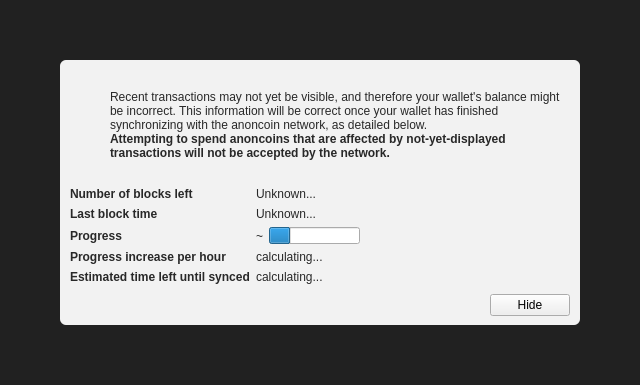
<?xml version="1.0" encoding="UTF-8"?>
<ui version="4.0">
 <class>ModalOverlay</class>
 <widget class="ModalOverlay" name="ModalOverlay">
  <property name="geometry">
   <rect>
    <x>0</x>
    <y>0</y>
    <width>640</width>
    <height>385</height>
   </rect>
  </property>
  <property name="windowTitle">
   <string>Form</string>
  </property>
  <layout class="QVBoxLayout" name="verticalLayout" stretch="0">
   <property name="sizeConstraint">
    <enum>QLayout::SetDefaultConstraint</enum>
   </property>
   <property name="leftMargin">
    <number>0</number>
   </property>
   <property name="topMargin">
    <number>0</number>
   </property>
   <property name="rightMargin">
    <number>0</number>
   </property>
   <property name="bottomMargin">
    <number>0</number>
   </property>
   <item>
    <widget class="QWidget" name="bgWidget" native="true">
     <property name="styleSheet">
      <string notr="true">#bgWidget { background: rgba(0,0,0,220); }</string>
     </property>
     <layout class="QVBoxLayout" name="verticalLayoutMain" stretch="1">
      <property name="leftMargin">
       <number>60</number>
      </property>
      <property name="topMargin">
       <number>60</number>
      </property>
      <property name="rightMargin">
       <number>60</number>
      </property>
      <property name="bottomMargin">
       <number>60</number>
      </property>
      <item>
       <widget class="QWidget" name="contentWidget" native="true">
        <property name="styleSheet">
         <string notr="true">#contentWidget { background: rgba(255,255,255,240); border-radius: 6px; }

QLabel { color: rgb(40,40,40);  }</string>
        </property>
        <layout class="QVBoxLayout" name="verticalLayoutSub" stretch="1,0,0,0">
         <property name="spacing">
          <number>0</number>
         </property>
         <property name="leftMargin">
          <number>10</number>
         </property>
         <property name="topMargin">
          <number>10</number>
         </property>
         <property name="rightMargin">
          <number>10</number>
         </property>
         <property name="bottomMargin">
          <number>10</number>
         </property>
         <item>
          <layout class="QHBoxLayout" name="horizontalLayoutIconText" stretch="0,1">
           <property name="topMargin">
            <number>20</number>
           </property>
           <item>
            <layout class="QVBoxLayout" name="verticalLayoutIcon">
             <property name="leftMargin">
              <number>0</number>
             </property>
             <item>
              <widget class="QPushButton" name="warningIcon">
               <property name="enabled">
                <bool>false</bool>
               </property>
               <property name="text">
                <string/>
               </property>
               <property name="icon">
                <iconset>
                 <normaloff>:/icons/warning</normaloff>
                 <disabledoff>:/icons/warning</disabledoff>:/icons/warning</iconset>
               </property>
               <property name="iconSize">
                <size>
                 <width>48</width>
                 <height>48</height>
                </size>
               </property>
               <property name="flat">
                <bool>true</bool>
               </property>
              </widget>
             </item>
             <item>
              <spacer name="verticalSpacerWarningIcon">
               <property name="orientation">
                <enum>Qt::Vertical</enum>
               </property>
               <property name="sizeHint" stdset="0">
                <size>
                 <width>20</width>
                 <height>40</height>
                </size>
               </property>
              </spacer>
             </item>
            </layout>
           </item>
           <item>
            <layout class="QVBoxLayout" name="verticalLayoutInfoText">
             <property name="leftMargin">
              <number>0</number>
             </property>
             <property name="topMargin">
              <number>0</number>
             </property>
             <item>
              <widget class="QLabel" name="infoText">
               <property name="text">
                <string>Recent transactions may not yet be visible, and therefore your wallet's balance might be incorrect. This information will be correct once your wallet has finished synchronizing with the anoncoin network, as detailed below.</string>
               </property>
               <property name="textFormat">
                <enum>Qt::RichText</enum>
               </property>
               <property name="wordWrap">
                <bool>true</bool>
               </property>
              </widget>
             </item>
             <item>
              <widget class="QLabel" name="infoTextStrong">
               <property name="font">
                <font>
                 <weight>75</weight>
                 <bold>true</bold>
                </font>
               </property>
               <property name="text">
                <string>Attempting to spend anoncoins that are affected by not-yet-displayed transactions will not be accepted by the network.</string>
               </property>
               <property name="textFormat">
                <enum>Qt::RichText</enum>
               </property>
               <property name="wordWrap">
                <bool>true</bool>
               </property>
              </widget>
             </item>
             <item>
              <spacer name="verticalSpacerInTextSpace">
               <property name="orientation">
                <enum>Qt::Vertical</enum>
               </property>
               <property name="sizeHint" stdset="0">
                <size>
                 <width>20</width>
                 <height>40</height>
                </size>
               </property>
              </spacer>
             </item>
            </layout>
           </item>
          </layout>
         </item>
         <item>
          <spacer name="verticalSpacerAfterText">
           <property name="orientation">
            <enum>Qt::Vertical</enum>
           </property>
           <property name="sizeHint" stdset="0">
            <size>
             <width>20</width>
             <height>40</height>
            </size>
           </property>
          </spacer>
         </item>
         <item>
          <layout class="QFormLayout" name="formLayout">
           <property name="fieldGrowthPolicy">
            <enum>QFormLayout::FieldsStayAtSizeHint</enum>
           </property>
           <property name="horizontalSpacing">
            <number>6</number>
           </property>
           <property name="verticalSpacing">
            <number>6</number>
           </property>
           <property name="topMargin">
            <number>10</number>
           </property>
           <item row="0" column="0">
            <widget class="QLabel" name="labelNumberOfBlocksLeft">
             <property name="font">
              <font>
               <weight>75</weight>
               <bold>true</bold>
              </font>
             </property>
             <property name="text">
              <string>Number of blocks left</string>
             </property>
            </widget>
           </item>
           <item row="0" column="1">
            <widget class="QLabel" name="numberOfBlocksLeft">
             <property name="text">
              <string>Unknown...</string>
             </property>
            </widget>
           </item>
           <item row="1" column="0">
            <widget class="QLabel" name="labelLastBlockTime">
             <property name="font">
              <font>
               <weight>75</weight>
               <bold>true</bold>
              </font>
             </property>
             <property name="text">
              <string>Last block time</string>
             </property>
            </widget>
           </item>
           <item row="1" column="1">
            <widget class="QLabel" name="newestBlockDate">
             <property name="sizePolicy">
              <sizepolicy hsizetype="Maximum" vsizetype="Preferred">
               <horstretch>0</horstretch>
               <verstretch>0</verstretch>
              </sizepolicy>
             </property>
             <property name="text">
              <string>Unknown...</string>
             </property>
            </widget>
           </item>
           <item row="2" column="0">
            <widget class="QLabel" name="labelSyncDone">
             <property name="font">
              <font>
               <weight>75</weight>
               <bold>true</bold>
              </font>
             </property>
             <property name="text">
              <string>Progress</string>
             </property>
            </widget>
           </item>
           <item row="2" column="1">
            <layout class="QHBoxLayout" name="horizontalLayoutSync" stretch="0,1">
             <item>
              <widget class="QLabel" name="percentageProgress">
               <property name="text">
                <string notr="true">~</string>
               </property>
              </widget>
             </item>
             <item>
              <widget class="QProgressBar" name="progressBar">
               <property name="value">
                <number>24</number>
               </property>
               <property name="format">
                <string/>
               </property>
              </widget>
             </item>
            </layout>
           </item>
           <item row="4" column="0">
            <widget class="QLabel" name="labelProgressIncrease">
             <property name="font">
              <font>
               <weight>75</weight>
               <bold>true</bold>
              </font>
             </property>
             <property name="text">
              <string>Progress increase per hour</string>
             </property>
            </widget>
           </item>
           <item row="4" column="1">
            <widget class="QLabel" name="progressIncreasePerH">
             <property name="text">
              <string>calculating...</string>
             </property>
            </widget>
           </item>
           <item row="5" column="0">
            <widget class="QLabel" name="labelEstimatedTimeLeft">
             <property name="font">
              <font>
               <weight>75</weight>
               <bold>true</bold>
              </font>
             </property>
             <property name="text">
              <string>Estimated time left until synced</string>
             </property>
            </widget>
           </item>
           <item row="5" column="1">
            <widget class="QLabel" name="expectedTimeLeft">
             <property name="text">
              <string>calculating...</string>
             </property>
            </widget>
           </item>
          </layout>
         </item>
         <item>
          <layout class="QHBoxLayout" name="horizontalLayoutButtons">
           <property name="leftMargin">
            <number>10</number>
           </property>
           <property name="topMargin">
            <number>10</number>
           </property>
           <item>
            <spacer name="horizontalSpacer">
             <property name="orientation">
              <enum>Qt::Horizontal</enum>
             </property>
             <property name="sizeHint" stdset="0">
              <size>
               <width>40</width>
               <height>20</height>
              </size>
             </property>
            </spacer>
           </item>
           <item>
            <widget class="QPushButton" name="closeButton">
             <property name="text">
              <string>Hide</string>
             </property>
            </widget>
           </item>
          </layout>
         </item>
        </layout>
       </widget>
      </item>
     </layout>
    </widget>
   </item>
  </layout>
 </widget>
 <customwidgets>
  <customwidget>
   <class>ModalOverlay</class>
   <extends>QWidget</extends>
   <header>qt/modaloverlay.h</header>
   <container>1</container>
  </customwidget>
 </customwidgets>
 <resources/>
 <connections/>
</ui>
